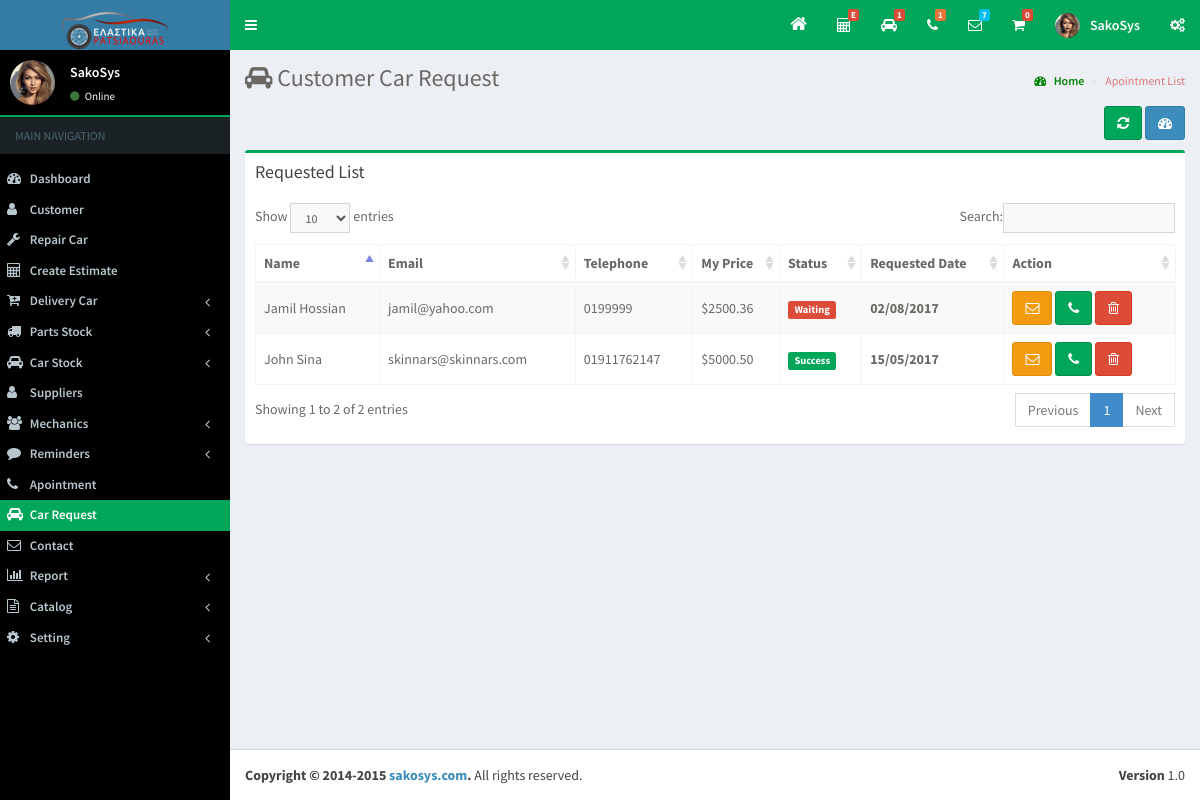
Page /car_request/carrequest.php (signed in) on the committed database.
### tables this page shows
CREATE TABLE IF NOT EXISTS `tbl_car_request` (
  `car_request_id` int(11) NOT NULL AUTO_INCREMENT,
  `car_id` int(11) NOT NULL,
  `name` varchar(250) NOT NULL,
  `email` varchar(150) NOT NULL,
  `phone` varchar(150) NOT NULL,
  `price` decimal(15,2) NOT NULL DEFAULT '0.00',
  `details` varchar(5000) NOT NULL,
  `status` int(1) NOT NULL DEFAULT '0',
  `requested_date` date NOT NULL,
  PRIMARY KEY (`car_request_id`),
  KEY `car_id` (`car_id`)
);

CREATE TABLE IF NOT EXISTS `tbl_settings` (
  `site_name` varchar(250) NOT NULL,
  `currency` varchar(15) NOT NULL DEFAULT '$',
  `email` varchar(100) NOT NULL,
  `address` varchar(300) NOT NULL,
  `site_logo` varchar(150) NOT NULL,
  `footer_box_1` text NOT NULL,
  `footer_box_2` text NOT NULL,
  `footer_box_3` text NOT NULL,
  `footer_box_4` text NOT NULL,
  `footer_box_5` varchar(5000) NOT NULL,
  `header_box_1` text NOT NULL,
  `header_box_2` text NOT NULL,
  `contact_us_text_1` text NOT NULL,
  `gogole_api_key` varchar(250) NOT NULL,
  `map_address` varchar(500) NOT NULL,
  `mc_api_key` varchar(250) NOT NULL,
  `mc_list_id` varchar(150) NOT NULL,
  KEY `site_name` (`site_name`)
);

### helper/common.php (called while the page is built, shortened)
<?php
class wms_core {
	public function getWebsiteSettingsInformation($con) {
		$data = array();
		$result = mysql_query("SELECT * FROM tbl_settings",$con);
		if($row = mysql_fetch_array($result)){
			$data = $row;
		}
		return $data;
	}
	public function get_all_car_request_list($con, $rid) {
		$data = array();
		$result = '';
		if((int)$rid > 0) {
			$result = mysql_query("SELECT *,car_name,car_image FROM tbl_car_request cr INNER JOIN tbl_buycar bc ON bc.buycar_id = cr.car_id WHERE car_request_id = ".(int)$rid,$con);
		} else {
			$result = mysql_query("SELECT *,car_name,car_image FROM tbl_car_request cr INNER JOIN tbl_buycar bc ON bc.buycar_id = cr.car_id order by car_request_id DESC",$con);
		}
		while($row = mysql_fetch_array($result)){
			$data[] = $row;
		}
		return $data;
	}
	public function get_all_waiting_car_list($con) {
		$data = array();
		$result = mysql_query("SELECT *,car_name,car_image FROM tbl_car_request cr INNER JOIN tbl_buycar bc ON bc.buycar_id = cr.car_id WHERE cr.status = 0 order by cr.car_request_id DESC",$con);
		while($row = mysql_fetch_array($result)){
			$data[] = $row;
		}
		return $data;
	}
	public function mySqlToDatePicker($date) {
		$cdate = '';
		if(!empty($date)) {
			$x =  explode('-',$date);
			$cdate = $x[2].'/'.$x[1].'/'.$x[0];
		}
		return $cdate;
	}
}
?>

### car_request/carrequest.php (the view, shortened to what this page needs)
<?php include('../header.php')?>
<section class="content-header">
  <h1> <i class="fa fa-car"></i> Customer Car Request </h1>
  <ol class="breadcrumb">
    <li><a href="<?php echo WEB_URL?>dashboard.php"><i class="fa fa-dashboard"></i> Home</a></li>
    <li class="active">Apointment List</li>
  </ol>
</section>
<section class="content">
<div class="row">
  <div class="col-xs-12">
    <div align="right" style="margin-bottom:1%;"> <a class="btn btn-success" data-toggle="tooltip" href="<?php echo WEB_URL; ?>car_request/carrequest.php" data-original-title="Reload Page"><i class="fa fa-refresh"></i></a> <a class="btn btn-primary" data-toggle="tooltip" href="<?php echo WEB_URL; ?>dashboard.php" data-original-title="Dashboard"><i class="fa fa-dashboard"></i></a> </div>
    <div class="box box-success">
      <div class="box-header">
        <h3 class="box-title">Requested List</h3>
      </div>
      <div class="box-body">
        <table class="table sakotable table-bordered table-striped dt-responsive">
          <thead>
            <tr>
			  <th>Name</th>
              <th>Email</th>
			  <th>Telephone</th>
			  <th>My Price</th>
			  <th>Status</th>
              <th>Requested Date</th>
              <th>Action</th>
            </tr>
          </thead>
          <tbody>
            <?php
			 $rid = 0;
			 $results = $wms->get_all_car_request_list($link, $rid);
			 foreach($results as $row) {
			 ?>
            <tr>
			  <td><?php echo $row['name']; ?></td>
			  <td><?php echo $row['email']; ?></td>
			  <td><?php echo $row['phone']; ?></td>
			  <td><?php echo $currency.$row['price']; ?></td>
              <td><?php if($row['status']==1) echo "<span class='label label-success'>Success</span>"; else echo "<span class='label label-danger'>Waiting</span>"; ?></td>
              <td><b><?php echo $wms->mySqlToDatePicker($row['requested_date']);?></b></td>
              <td><a class="btn btn-warning" data-toggle="tooltip" href="javascript:;" onClick="$('#nurse_view_<?php echo $row['car_request_id']; ?>').modal('show');" data-original-title="Message"><i class="fa fa-envelope-o"></i></a> <a class="btn btn-success" data-toggle="tooltip" onClick="talkdone(<?php echo $row['car_request_id']; ?>);" data-original-title="Contact Done ?"><i class="fa fa-phone"></i></a> <a class="btn btn-danger" data-toggle="tooltip" onClick="deletemechanics(<?php echo $row['car_request_id']; ?>);" href="javascript:;" data-original-title="Delete"><i class="fa fa-trash-o"></i></a>
                </td>
            </tr>
            <?php } ?>
          </tbody>
        </table>
      </div>
    </div>
  </div>
</div>
<?php include('../footer.php'); ?>

### rows in the picture
tbl_car_request: name "Jamil Hossian", email "jamil@yahoo.com", phone "0199999", price "2500.36", status "Waiting", requested_date "02/08/2017"
tbl_settings: currency "$"
tbl_car_request: name "John Sina", email "skinnars@skinnars.com", phone "01911762147", price "5000.50", status "Success", requested_date "15/05/2017"

### other values in the picture
count($car_request_list) "1"
count($apointment_list) "1"
count($contact_us_list) "7"
$cart_total "0"
$_SESSION['objLogin']['name'] "SakoSys"
